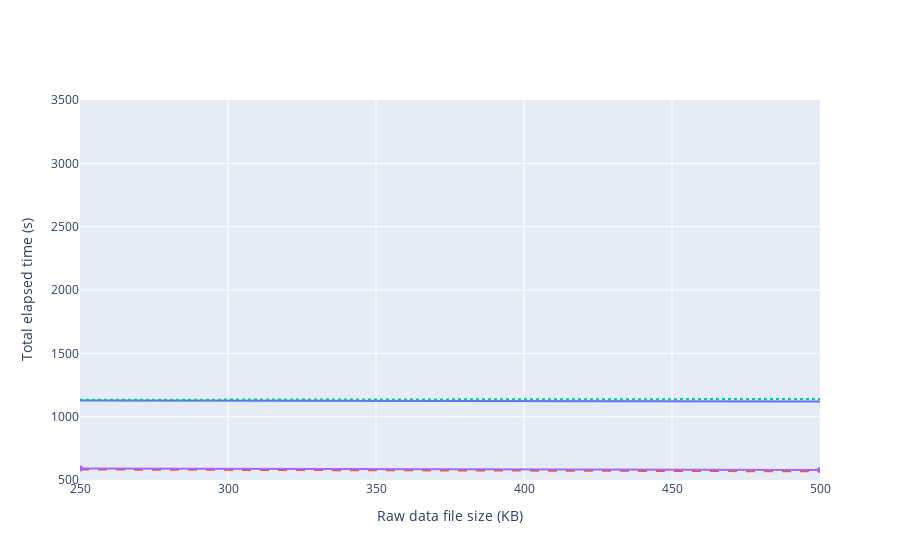

Notebook code for this chart:
### Markdown cell above
### Elapsed time adding one resolution per acquisition with different number of advanced analysts

### Code cell
# 3 Orgs net data
threeOrgs10 = [1127.5344, 1118.8319]
threeOrgs20 = [582.8463, 568.3935]
# 5 Orgs net data
fiveOrgs10 = [1133.3466, 1139.7193]
fiveOrgs20 = [589.8071, 579.0952]

totalResolution(500, threeOrgs10, threeOrgs20, fiveOrgs10, fiveOrgs20)

### Figure 1 — Plotly figure (JSON) as saved in the notebook; plotly's stock layout.template omitted (floating-point values rounded to 4 significant figures)
{"data": [{"mode": "lines", "name": "3 Orgs net (10 advanced analysts)", "type": "scatter", "x": [250, 500], "y": [1128.0, 1119.0]}, {"line": {"dash": "dash"}, "mode": "lines", "name": "3 Orgs net (20 advanced analysts)", "type": "scatter", "x": [250, 500], "y": [582.8, 568.4]}, {"line": {"dash": "dot"}, "mode": "lines", "name": "5 Orgs net (10 advanced analysts)", "type": "scatter", "x": [250, 500], "y": [1133.0, 1140.0]}, {"mode": "lines+markers", "name": "5 Orgs net (20 advanced analysts)", "type": "scatter", "x": [250, 500], "y": [589.8, 579.1]}], "layout": {"barmode": "group", "showlegend": false, "xaxis": {"range": [250, 500], "title": {"text": "Raw data file size (KB)"}}, "yaxis": {"range": [500, 3500], "title": {"text": "Total elapsed time (s)"}}}}
